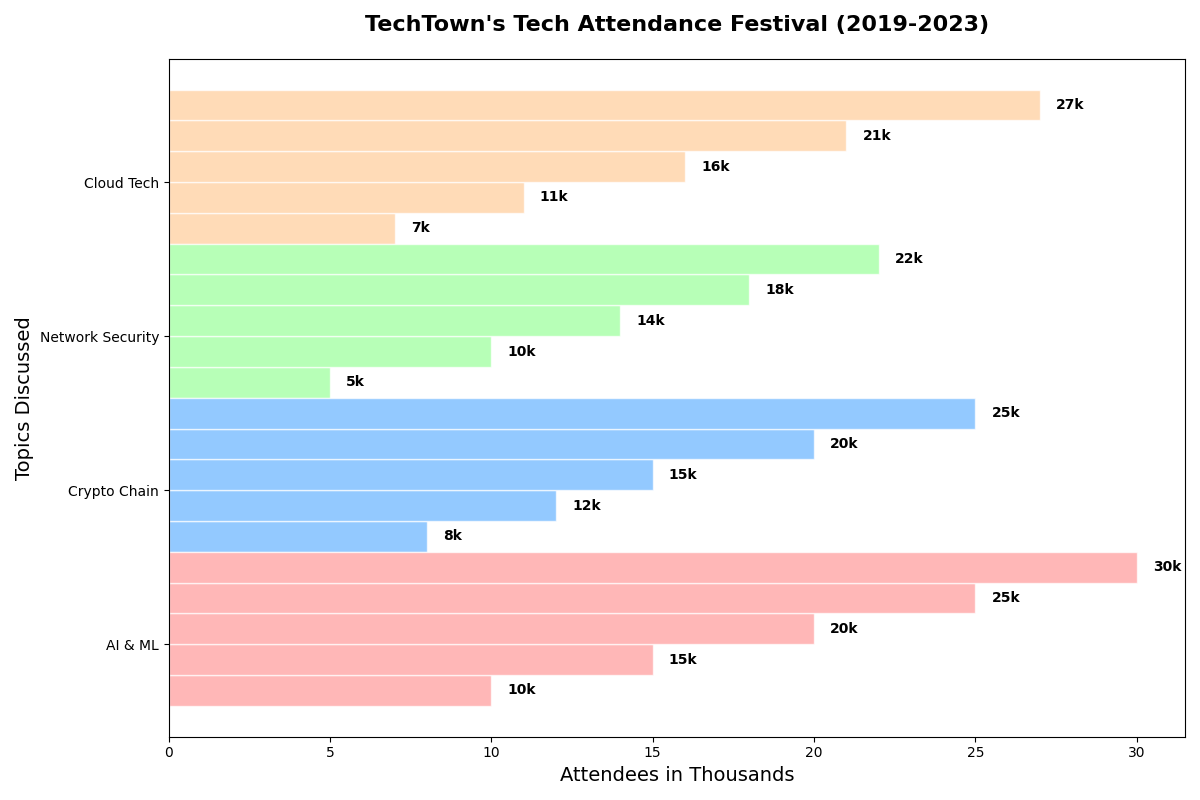

Write the Python code that produced this figure.
import matplotlib.pyplot as plt
import numpy as np

years = ['Y2019', 'Y2020', 'Y2021', 'Y2022', 'Y2023']
workshop_topics = ['AI & ML', 'Crypto Chain', 'Network Security', 'Cloud Tech']

attendance_data = np.array([
    [10, 15, 20, 25, 30],  
    [8, 12, 15, 20, 25],   
    [5, 10, 14, 18, 22],   
    [7, 11, 16, 21, 27],   
])

colors = ['#ff9999', '#66b3ff', '#99ff99', '#ffcc99']

fig, ax = plt.subplots(figsize=(12, 8))

bar_height = 0.2
bar_positions = np.arange(len(workshop_topics))
for i, year in enumerate(years):
    ax.barh(bar_positions + i*bar_height, attendance_data[:, i], height=bar_height, color=colors, edgecolor='white', alpha=0.7)

ax.set_title("TechTown's Tech Attendance Festival (2019-2023)", fontsize=16, fontweight='bold', pad=20)
ax.set_ylabel("Topics Discussed", fontsize=14)
ax.set_xlabel("Attendees in Thousands", fontsize=14)

ax.set_yticks(bar_positions + bar_height * 1.5)
ax.set_yticklabels(workshop_topics)

for i in range(len(years)):
    for j in range(len(workshop_topics)):
        ax.text(attendance_data[j][i] + 0.5, bar_positions[j] + i*bar_height, f'{attendance_data[j][i]}k', va='center', fontsize=10, fontweight='bold')

plt.tight_layout()
plt.show()
